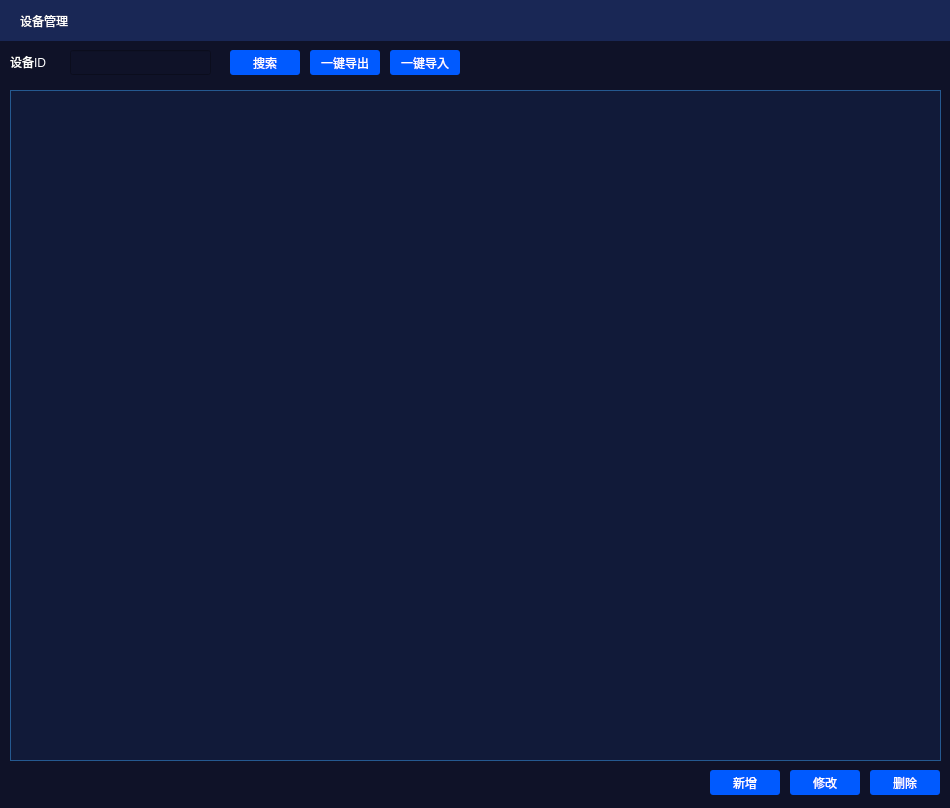
<?xml version="1.0" encoding="UTF-8"?>
<ui version="4.0">
 <class>QueryForm</class>
 <widget class="QWidget" name="QueryForm">
  <property name="geometry">
   <rect>
    <x>0</x>
    <y>0</y>
    <width>950</width>
    <height>808</height>
   </rect>
  </property>
  <property name="windowTitle">
   <string>Form</string>
  </property>
  <property name="styleSheet">
   <string notr="true">QWidget
{
font: 11pt &quot;微软雅黑&quot;;
background-color: #0f1228;
color: rgb(255, 255, 255);
}
.QPushButton{
font: 9pt &quot;微软雅黑&quot;;
border-radius:3px;
border-style:none;
	color: rgb(255, 255, 255);
background-color: #005AFF;
}
.QPushButton:hover{
padding:4px 4px 2px 4px;
background-color: #005AFF;
}</string>
  </property>
  <widget class="QWidget" name="widget" native="true">
   <property name="geometry">
    <rect>
     <x>0</x>
     <y>0</y>
     <width>950</width>
     <height>41</height>
    </rect>
   </property>
   <property name="styleSheet">
    <string notr="true">background-color:rgb(25, 39, 85);</string>
   </property>
   <widget class="QLabel" name="label">
    <property name="geometry">
     <rect>
      <x>20</x>
      <y>10</y>
      <width>231</width>
      <height>21</height>
     </rect>
    </property>
    <property name="text">
     <string>设备管理</string>
    </property>
   </widget>
   <widget class="QPushButton" name="pushButton_2">
    <property name="geometry">
     <rect>
      <x>920</x>
      <y>10</y>
      <width>21</width>
      <height>21</height>
     </rect>
    </property>
    <property name="styleSheet">
     <string notr="true">QPushButton{
	border-image: url(:/image/close.png);
}
QPushButton:hover{
	border-image: url(:/image/close_hover.png);
}</string>
    </property>
    <property name="text">
     <string/>
    </property>
   </widget>
  </widget>
  <widget class="QTableWidget" name="tableWidget">
   <property name="geometry">
    <rect>
     <x>10</x>
     <y>90</y>
     <width>931</width>
     <height>671</height>
    </rect>
   </property>
   <property name="styleSheet">
    <string notr="true">QTableWidget
{
background-color:#111a39;
color: rgb(255, 255, 255);
border: 1px solid #255990;
}
QHeaderView::section 
{
background-color: rgb(37, 89, 144);
color: white;
}</string>
   </property>
   <property name="dragDropOverwriteMode">
    <bool>false</bool>
   </property>
   <property name="selectionMode">
    <enum>QAbstractItemView::MultiSelection</enum>
   </property>
  </widget>
  <widget class="QLineEdit" name="lineEdit">
   <property name="geometry">
    <rect>
     <x>70</x>
     <y>50</y>
     <width>141</width>
     <height>25</height>
    </rect>
   </property>
  </widget>
  <widget class="QPushButton" name="pushButton">
   <property name="geometry">
    <rect>
     <x>230</x>
     <y>50</y>
     <width>70</width>
     <height>25</height>
    </rect>
   </property>
   <property name="text">
    <string>搜索</string>
   </property>
   <property name="icon">
    <iconset>
     <normaloff>:/image/search_50px.png</normaloff>:/image/search_50px.png</iconset>
   </property>
  </widget>
  <widget class="QLabel" name="label_2">
   <property name="geometry">
    <rect>
     <x>10</x>
     <y>54</y>
     <width>51</width>
     <height>16</height>
    </rect>
   </property>
   <property name="text">
    <string>设备ID</string>
   </property>
  </widget>
  <widget class="QPushButton" name="btn_add_power">
   <property name="geometry">
    <rect>
     <x>710</x>
     <y>770</y>
     <width>70</width>
     <height>25</height>
    </rect>
   </property>
   <property name="text">
    <string>新增</string>
   </property>
  </widget>
  <widget class="QPushButton" name="btn_revise_power">
   <property name="geometry">
    <rect>
     <x>790</x>
     <y>770</y>
     <width>70</width>
     <height>25</height>
    </rect>
   </property>
   <property name="text">
    <string>修改</string>
   </property>
  </widget>
  <widget class="QPushButton" name="btn_delete_power">
   <property name="geometry">
    <rect>
     <x>870</x>
     <y>770</y>
     <width>70</width>
     <height>25</height>
    </rect>
   </property>
   <property name="text">
    <string>删除</string>
   </property>
  </widget>
  <widget class="QPushButton" name="btn_out_excel">
   <property name="geometry">
    <rect>
     <x>310</x>
     <y>50</y>
     <width>70</width>
     <height>25</height>
    </rect>
   </property>
   <property name="text">
    <string>一键导出</string>
   </property>
   <property name="icon">
    <iconset>
     <normaloff>:/image/export_csv_24px.png</normaloff>:/image/export_csv_24px.png</iconset>
   </property>
  </widget>
  <widget class="QPushButton" name="btn_import">
   <property name="geometry">
    <rect>
     <x>390</x>
     <y>50</y>
     <width>70</width>
     <height>25</height>
    </rect>
   </property>
   <property name="text">
    <string>一键导入</string>
   </property>
   <property name="icon">
    <iconset>
     <normaloff>:/image/import_csv_24px.png</normaloff>:/image/import_csv_24px.png</iconset>
   </property>
  </widget>
 </widget>
 <resources/>
 <connections/>
</ui>
